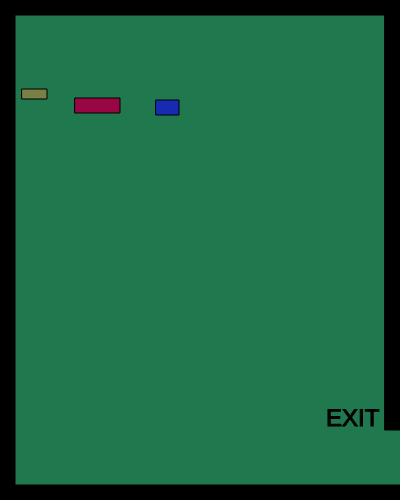
Frame 1 (no input)
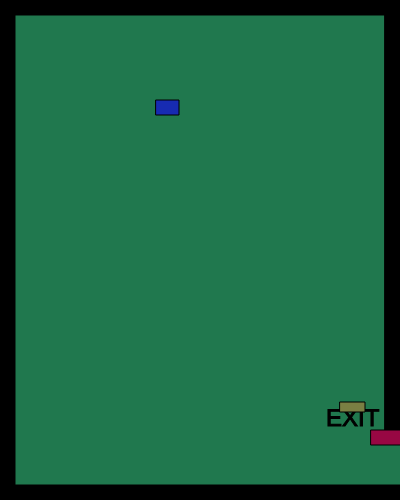
Frame 60 (no input)
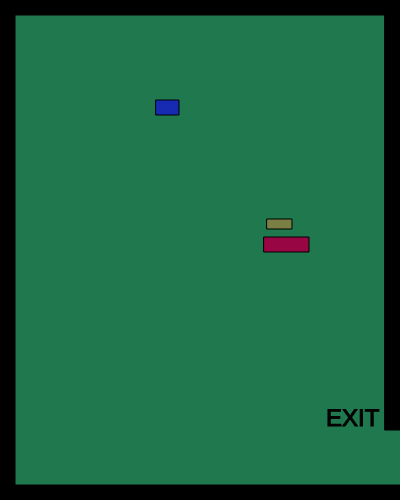
Frame 120 (the mouse pressed at the canvas centre since frame 60)

The p5.js sketch that drew these frames (run headless with seeded random() and noise() and a simulated clock; from frame 60 on, the mouse is pressed at the canvas centre):

// p5.js sketch
// ── sketch.js
 //Variables for my Character
 var characterX=156;
 var characterY=100;
 //Variables for WASD
 var w=87;
 var a=65;
 var s=83;
 var d=68;
 //Variables for Obstacle 1
 var rectX=75;
 var rectY=98;
 var rectXSpeed;
 var rectYSpeed;
 //Variables for Obstacle 2
 var rectX2=22;
 var rectY2=89;
 var rectX2Speed;
 var rectY2Speed;
 //Clicked Shape
 var mouseCircleX;
 var mouseCircleY;

 function setup() {
  createCanvas(400, 500);
  rectXSpeed=Math.floor(Math.random()*(Math.floor(Math.random()*8))+4);
  rectYSpeed=Math.floor(Math.random()*(Math.floor(Math.random()*8))+4);
  createCharacter(156,100);
  createObstacle1(75,98);
  createObstacle2(22,89);
}

function draw() {
  background(32,120,78);
  stroke(0);
  fill(0);
  //borders
  createBorders(15);
  //exit
createExit(24,74);
  //Character
 drawCharacter();
characterMovement();
  //Obstacle 1
drawObstacle1();
obstacle1();
//Obstacle 2
drawObstacle2();
obstacle2();
  //left Exit
exit(74);
    //Mouse Shape

  

}
function createBorders(thickness)
{
  rect(0,0,width,thickness);
  rect(0,height-thickness,width,thickness);
  rect(width-thickness,0,thickness,height-70);
  rect(0,0,thickness,height);
}
function createExit(textsize,exit)
{
  textSize(textsize);
  text("EXIT", width-exit, height-exit);
}
function createCharacter(x,y)
{
  characterX=x
  characterY=y
}
function drawCharacter()
{
  fill(23,43,178);
  rect(characterX,characterY,23,15);
}
function characterMovement()
{
  if(keyIsDown(w))
  {characterY -= 17;}
  if(keyIsDown(s))
  {characterY += 17;}
  if(keyIsDown(a))
  {characterX -= 17;}
  if(keyIsDown(d))
  {characterX += 17;}
}
function createObstacle1(x,y)
{
  rectX=x
  rectY=y
}
function drawObstacle1()
{
  fill(152,7,67);
  rect(rectX,rectY,45,15);
}
function obstacle1()
{
  rectXSpeed=Math.floor(Math.random()*(Math.floor(Math.random()*8))+4);
  rectYSpeed=Math.floor(Math.random()*(Math.floor(Math.random()*8))+4);
  rectX+=rectXSpeed;
  rectY+=rectYSpeed;
  if(rectX>width)
  {rectX=0;}
  if(rectX<0)
  {rectX=width;}
  if(rectY>height)
  {rectY=0;}
  if(rectY<0)
  {rectY=height;}
}
function createObstacle2(x,y)
{
  rectX2=x
  rectY2=y
}
function drawObstacle2()
{
  fill(122,127,67);
  rect(rectX2,rectY2,25,10);
}
function obstacle2()
{
  rectX2Speed=Math.floor(Math.random()*(Math.floor(Math.random()*8))+4);
  rectY2Speed=Math.floor(Math.random()*(Math.floor(Math.random()*8))+4);
  rectX2+=rectX2Speed;
  rectY2+=rectY2Speed;
  if(rectX2>width)
  {rectX2=0;}
  if(rectX2<0)
  {rectX2=width;}
  if(rectY2>height)
  {rectY2=0;}
  if(rectY2<0)
  {rectY2=height;}
}
function exit(placement)
{
  if(characterX>width&&characterY>width-placement)
  {fill(133,77,188);
    stroke(8);
    textSize(50);
    text("YOU WIN!!",width/2-placement,height/2-placement); 
  }
}
